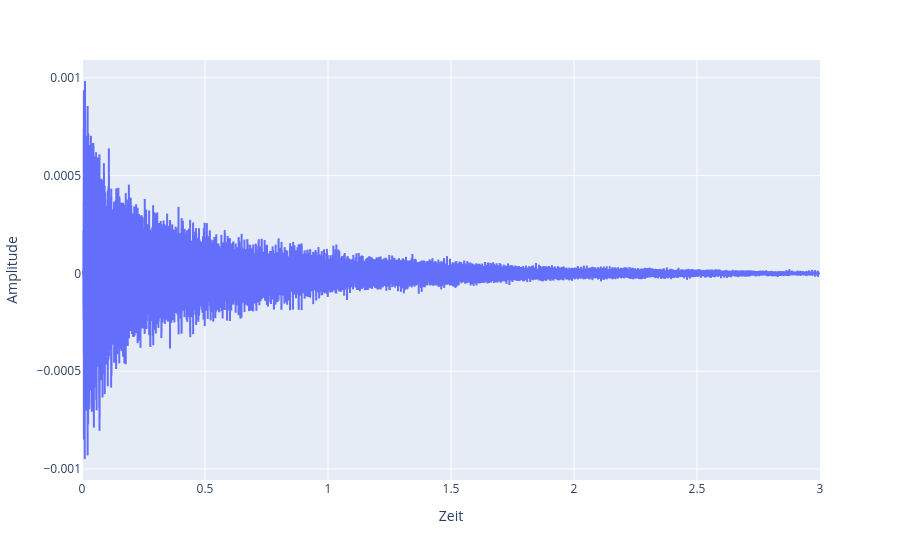

The code cell stored with this chart in its notebook:
### Code cell
# Schnell Daten plotten

import plotly.express as px
import numpy as np

y = data_array[:,1,1]

t = np.linspace(0,len(y)/44100,len(y))

fig = px.line(x=t, y=y, labels={"x": "Zeit", "y": "Amplitude"})
fig.show()

### Figure 1 — Plotly figure (JSON) as saved in the notebook; plotly's stock layout.template omitted (floating-point values rounded to 4 significant figures; data arrays with more than 128 entries replaced by an {"elided": "..."} marker saying what was removed)
{"data": [{"hovertemplate": "Zeit=%{x}<br>Amplitude=%{y}<extra></extra>", "legendgroup": "", "line": {"color": "#636efa", "dash": "solid"}, "marker": {"symbol": "circle"}, "mode": "lines", "name": "", "showlegend": false, "type": "scattergl", "x": {"elided": "132300 float values"}, "xaxis": "x", "y": {"elided": "132300 float values"}, "yaxis": "y"}], "layout": {"legend": {"tracegroupgap": 0}, "margin": {"t": 60}, "xaxis": {"anchor": "y", "domain": [0, 1], "title": {"text": "Zeit"}}, "yaxis": {"anchor": "x", "domain": [0, 1], "title": {"text": "Amplitude"}}}}
